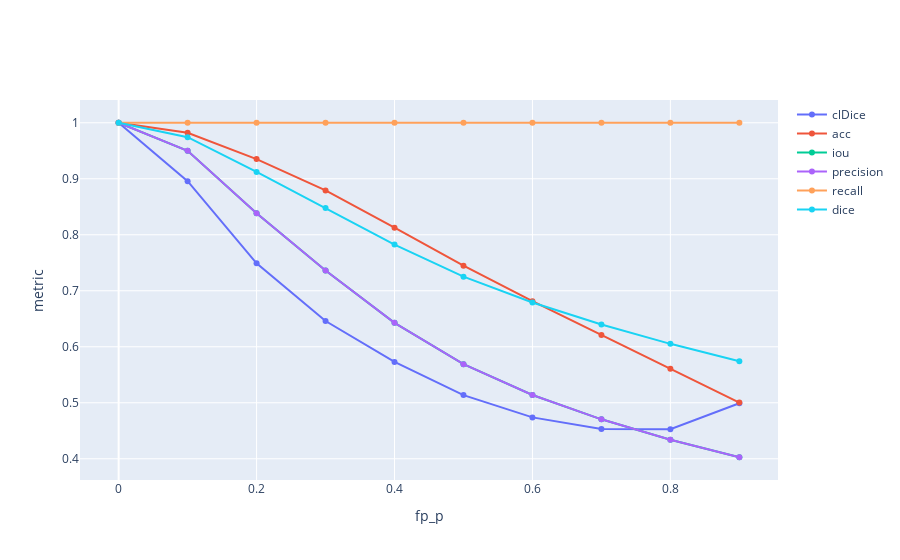

The cell this chart's notebook holds for it:
### Code cell
metrics_dict = {}
metrics_dict["cldice"] = []
metrics_dict["acc"] = []
metrics_dict["iou"] = []
metrics_dict["prec"] = []
metrics_dict["rec"] = []
metrics_dict["dice"] = []

for fp_p in np.arange(0, 1, 0.1):
    img_noise = create_noisy_img(img, 0, fp_p, 1, 0, 0)
    img_noise_bin = np.where(img_noise == True, 1, 0)
    img_tensor = torch.from_numpy(img)
    img_nois_tensor = torch.from_numpy(img_noise_bin)
    metrics = run_all_metrics(img_nois_tensor, img_tensor)
    metrics_dict['cldice'].append(metrics["clDice"])
    metrics_dict["acc"].append(metrics["confusionMatrixMetrics"][0])
    metrics_dict["iou"].append(metrics["confusionMatrixMetrics"][1])
    metrics_dict["prec"].append(metrics["confusionMatrixMetrics"][2])
    metrics_dict["rec"].append(metrics["confusionMatrixMetrics"][3])
    metrics_dict["dice"].append(metrics["confusionMatrixMetrics"][4])

fig = go.Figure()
fig.add_trace(go.Scatter(x=np.arange(0,1,0.1), y=metrics_dict["cldice"], mode='lines+markers', name="clDice"))
fig.add_trace(go.Scatter(x=np.arange(0,1,0.1), y=metrics_dict["acc"], mode='lines+markers', name="acc"))
fig.add_trace(go.Scatter(x=np.arange(0,1,0.1), y=metrics_dict["iou"], mode='lines+markers', name="iou"))
fig.add_trace(go.Scatter(x=np.arange(0,1,0.1), y=metrics_dict["prec"], mode='lines+markers', name="precision"))
fig.add_trace(go.Scatter(x=np.arange(0,1,0.1), y=metrics_dict["rec"], mode='lines+markers', name="recall"))
fig.add_trace(go.Scatter(x=np.arange(0,1,0.1), y=metrics_dict["dice"], mode='lines+markers', name="dice"))

fig.update_layout(
    xaxis_title='fp_p',
    yaxis_title='metric'
)

fig.show()

### Figure 1 — Plotly figure (JSON) as saved in the notebook; plotly's stock layout.template omitted (floating-point values rounded to 4 significant figures)
{"data": [{"mode": "lines+markers", "name": "clDice", "type": "scatter", "x": [0, 0.1, 0.2, 0.3, 0.4, 0.5, 0.6, 0.7, 0.8, 0.9], "y": [1, 0.8956, 0.7489, 0.6459, 0.5728, 0.5137, 0.4739, 0.453, 0.4528, 0.499]}, {"mode": "lines+markers", "name": "acc", "type": "scatter", "x": [0, 0.1, 0.2, 0.3, 0.4, 0.5, 0.6, 0.7, 0.8, 0.9], "y": [1, 0.9822, 0.9352, 0.8792, 0.8127, 0.7447, 0.6814, 0.6208, 0.5606, 0.5004]}, {"mode": "lines+markers", "name": "iou", "type": "scatter", "x": [0, 0.1, 0.2, 0.3, 0.4, 0.5, 0.6, 0.7, 0.8, 0.9], "y": [1, 0.9498, 0.8386, 0.736, 0.6427, 0.5688, 0.5139, 0.4704, 0.4339, 0.4027]}, {"mode": "lines+markers", "name": "precision", "type": "scatter", "x": [0, 0.1, 0.2, 0.3, 0.4, 0.5, 0.6, 0.7, 0.8, 0.9], "y": [1, 0.9498, 0.8386, 0.736, 0.6427, 0.5688, 0.5139, 0.4704, 0.4339, 0.4027]}, {"mode": "lines+markers", "name": "recall", "type": "scatter", "x": [0, 0.1, 0.2, 0.3, 0.4, 0.5, 0.6, 0.7, 0.8, 0.9], "y": [1, 1, 1, 1, 1, 1, 1, 1, 1, 1]}, {"mode": "lines+markers", "name": "dice", "type": "scatter", "x": [0, 0.1, 0.2, 0.3, 0.4, 0.5, 0.6, 0.7, 0.8, 0.9], "y": [1, 0.9743, 0.9122, 0.848, 0.7825, 0.7252, 0.6789, 0.6399, 0.6052, 0.5742]}], "layout": {"xaxis": {"title": {"text": "fp_p"}}, "yaxis": {"title": {"text": "metric"}}}}
